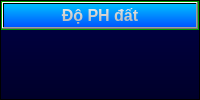
                        <widget class="QFrame" name="Top_Para_frame_2">
                         <property name="styleSheet">
                          <string notr="true">background-color: qlineargradient(spread:pad, x1:1, y1:1, x2:1, y2:0, stop:0 rgba(0, 0, 42, 255), stop:1 rgba(0, 0, 70, 255));</string>
                         </property>
                         <property name="frameShape">
                          <enum>QFrame::StyledPanel</enum>
                         </property>
                         <property name="frameShadow">
                          <enum>QFrame::Raised</enum>
                         </property>
                         <layout class="QVBoxLayout" name="verticalLayout_41">
                          <property name="spacing">
                           <number>0</number>
                          </property>
                          <property name="leftMargin">
                           <number>0</number>
                          </property>
                          <property name="topMargin">
                           <number>0</number>
                          </property>
                          <property name="rightMargin">
                           <number>0</number>
                          </property>
                          <property name="bottomMargin">
                           <number>0</number>
                          </property>
                          <item alignment="Qt::AlignTop">
                           <widget class="QFrame" name="Top_Para_frame2_header">
                            <property name="styleSheet">
                             <string notr="true">background-color: rgb(0, 200, 0);</string>
                            </property>
                            <property name="frameShape">
                             <enum>QFrame::StyledPanel</enum>
                            </property>
                            <property name="frameShadow">
                             <enum>QFrame::Raised</enum>
                            </property>
                            <layout class="QVBoxLayout" name="verticalLayout_35">
                             <property name="spacing">
                              <number>0</number>
                             </property>
                             <property name="leftMargin">
                              <number>0</number>
                             </property>
                             <property name="topMargin">
                              <number>0</number>
                             </property>
                             <property name="rightMargin">
                              <number>0</number>
                             </property>
                             <property name="bottomMargin">
                              <number>0</number>
                             </property>
                             <item>
                              <widget class="QPushButton" name="Top_Para_header2">
                               <property name="font">
                                <font>
                                 <family>Segoe UI</family>
                                 <pointsize>12</pointsize>
                                 <weight>75</weight>
                                 <bold>true</bold>
                                </font>
                               </property>
                               <property name="styleSheet">
                                <string notr="true">color: qlineargradient(spread:pad, x1:1, y1:1, x2:1, y2:0, stop:0 rgba(171, 171, 171, 255), stop:1 rgba(239, 239, 239, 255));
background-color: qlineargradient(spread:pad, x1:1, y1:1, x2:1, y2:0, stop:0 rgba(0, 85, 255, 255), stop:1 rgba(0, 192, 255, 255));</string>
                               </property>
                               <property name="text">
                                <string>Độ PH đất</string>
                               </property>
                              </widget>
                             </item>
                            </layout>
                           </widget>
                          </item>
                          <item>
                           <widget class="QFrame" name="Top_Para_frame2_body">
                            <property name="sizePolicy">
                             <sizepolicy hsizetype="Preferred" vsizetype="Expanding">
                              <horstretch>0</horstretch>
                              <verstretch>0</verstretch>
                             </sizepolicy>
                            </property>
                            <property name="styleSheet">
                             <string notr="true">background-color: rgba(0, 0, 0, 0);</string>
                            </property>
                            <property name="frameShape">
                             <enum>QFrame::StyledPanel</enum>
                            </property>
                            <property name="frameShadow">
                             <enum>QFrame::Raised</enum>
                            </property>
                            <widget class="QSlider" name="verticalSlider_2">
                             <property name="geometry">
                              <rect>
                               <x>770</x>
                               <y>20</y>
                               <width>22</width>
                               <height>281</height>
                              </rect>
                             </property>
                             <property name="orientation">
                              <enum>Qt::Vertical</enum>
                             </property>
                            </widget>
                            <widget class="QLabel" name="label_18">
                             <property name="geometry">
                              <rect>
                               <x>80</x>
                               <y>120</y>
                               <width>621</width>
                               <height>31</height>
                              </rect>
                             </property>
                             <property name="styleSheet">
                              <string notr="true">	background-color: qlineargradient(spread:reflect, x1:0, y1:0.5, x2:1, y2:0.5, stop:0.0823353 rgba(255, 0, 0, 255), stop:0.0838323 rgba(255, 82, 0, 255), stop:0.137725 rgba(245, 102, 0, 255), stop:0.154192 rgba(245, 102, 0, 255), stop:0.158683 rgba(221, 117, 0, 255), stop:0.221557 rgba(235, 146, 0, 255), stop:0.224551 rgba(255, 235, 0, 255), stop:0.29491 rgba(254, 237, 5, 255), stop:0.306886 rgba(181, 209, 2, 255), stop:0.389222 rgba(181, 209, 2, 255), stop:0.392216 rgba(137, 195, 23, 255), stop:0.473054 rgba(137, 195, 23, 255), stop:0.474551 rgba(90, 182, 51, 255), stop:0.580838 rgba(90, 182, 51, 255), stop:0.585329 rgba(66, 168, 60, 255), stop:0.687126 rgba(68, 168, 60, 255), stop:0.69012 rgba(58, 180, 97, 255), stop:0.79491 rgba(58, 180, 97, 255), stop:0.797904 rgba(49, 183, 184, 255), stop:0.911677 rgba(49, 183, 184, 255), stop:0.913174 rgba(74, 142, 209, 255), stop:1 rgba(74, 142, 209, 255));</string>
                             </property>
                             <property name="text">
                              <string/>
                             </property>
                            </widget>
                            <widget class="QPushButton" name="p2">
                             <property name="geometry">
                              <rect>
                               <x>40</x>
                               <y>140</y>
                               <width>91</width>
                               <height>81</height>
                              </rect>
                             </property>
                             <property name="text">
                              <string/>
                             </property>
                             <property name="icon">
                              <iconset>
                               <normaloff>C:/Users/khoat/Downloads/pngtree-up-direction-arrow-icon-png-image_971517-removebg-preview (1).png</normaloff>C:/Users/khoat/Downloads/pngtree-up-direction-arrow-icon-png-image_971517-removebg-preview (1).png</iconset>
                             </property>
                             <property name="iconSize">
                              <size>
                               <width>45</width>
                               <height>38</height>
                              </size>
                             </property>
                            </widget>
                            <widget class="QLabel" name="p1">
                             <property name="geometry">
                              <rect>
                               <x>100</x>
                               <y>150</y>
                               <width>101</width>
                               <height>71</height>
                              </rect>
                             </property>
                             <property name="font">
                              <font>
                               <family>Segoe UI</family>
                               <pointsize>10</pointsize>
                              </font>
                             </property>
                             <property name="styleSheet">
                              <string notr="true">color: rgb(255, 255, 255);</string>
                             </property>
                             <property name="text">
                              <string>PH:</string>
                             </property>
                            </widget>
                            <widget class="QPushButton" name="pushButton_2">
                             <property name="geometry">
                              <rect>
                               <x>85</x>
                               <y>70</y>
                               <width>93</width>
                               <height>51</height>
                              </rect>
                             </property>
                             <property name="text">
                              <string/>
                             </property>
                             <property name="icon">
                              <iconset>
                               <normaloff>C:/Users/khoat/Downloads/pngtree-up-direction-arrow-icon-png-image_971517-removebg-preview-removebg-preview.png</normaloff>C:/Users/khoat/Downloads/pngtree-up-direction-arrow-icon-png-image_971517-removebg-preview-removebg-preview.png</iconset>
                             </property>
                             <property name="iconSize">
                              <size>
                               <width>30</width>
                               <height>30</height>
                              </size>
                             </property>
                            </widget>
                            <widget class="QPushButton" name="pushButton_3">
                             <property name="geometry">
                              <rect>
                               <x>130</x>
                               <y>70</y>
                               <width>93</width>
                               <height>51</height>
                              </rect>
                             </property>
                             <property name="text">
                              <string/>
                             </property>
                             <property name="icon">
                              <iconset>
                               <normaloff>C:/Users/khoat/Downloads/pngtree-up-direction-arrow-icon-png-image_971517-removebg-preview-removebg-preview.png</normaloff>C:/Users/khoat/Downloads/pngtree-up-direction-arrow-icon-png-image_971517-removebg-preview-removebg-preview.png</iconset>
                             </property>
                             <property name="iconSize">
                              <size>
                               <width>30</width>
                               <height>30</height>
                              </size>
                             </property>
                            </widget>
                            <widget class="QPushButton" name="pushButton_4">
                             <property name="geometry">
                              <rect>
                               <x>170</x>
                               <y>70</y>
                               <width>93</width>
                               <height>51</height>
                              </rect>
                             </property>
                             <property name="text">
                              <string/>
                             </property>
                             <property name="icon">
                              <iconset>
                               <normaloff>C:/Users/khoat/Downloads/pngtree-up-direction-arrow-icon-png-image_971517-removebg-preview-removebg-preview.png</normaloff>C:/Users/khoat/Downloads/pngtree-up-direction-arrow-icon-png-image_971517-removebg-preview-removebg-preview.png</iconset>
                             </property>
                             <property name="iconSize">
                              <size>
                               <width>30</width>
                               <height>30</height>
                              </size>
                             </property>
                            </widget>
                            <widget class="QPushButton" name="pushButton_5">
                             <property name="geometry">
                              <rect>
                               <x>220</x>
                               <y>70</y>
                               <width>93</width>
                               <height>51</height>
                              </rect>
                             </property>
                             <property name="text">
                              <string/>
                             </property>
                             <property name="icon">
                              <iconset>
                               <normaloff>C:/Users/khoat/Downloads/pngtree-up-direction-arrow-icon-png-image_971517-removebg-preview-removebg-preview.png</normaloff>C:/Users/khoat/Downloads/pngtree-up-direction-arrow-icon-png-image_971517-removebg-preview-removebg-preview.png</iconset>
                             </property>
                             <property name="iconSize">
                              <size>
                               <width>30</width>
                               <height>30</height>
                              </size>
                             </property>
                            </widget>
                            <widget class="QPushButton" name="pushButton_6">
                             <property name="geometry">
                              <rect>
                               <x>270</x>
                               <y>70</y>
                               <width>93</width>
                               <height>51</height>
                              </rect>
                             </property>
                             <property name="text">
                              <string/>
                             </property>
                             <property name="icon">
                              <iconset>
                               <normaloff>C:/Users/khoat/Downloads/pngtree-up-direction-arrow-icon-png-image_971517-removebg-preview-removebg-preview.png</normaloff>C:/Users/khoat/Downloads/pngtree-up-direction-arrow-icon-png-image_971517-removebg-preview-removebg-preview.png</iconset>
                             </property>
                             <property name="iconSize">
                              <size>
                               <width>30</width>
                               <height>30</height>
                              </size>
                             </property>
                            </widget>
                            <widget class="QPushButton" name="pushButton_7">
                             <property name="geometry">
                              <rect>
                               <x>330</x>
                               <y>70</y>
                               <width>93</width>
                               <height>51</height>
                              </rect>
                             </property>
                             <property name="text">
                              <string/>
                             </property>
                             <property name="icon">
                              <iconset>
                               <normaloff>C:/Users/khoat/Downloads/pngtree-up-direction-arrow-icon-png-image_971517-removebg-preview-removebg-preview.png</normaloff>C:/Users/khoat/Downloads/pngtree-up-direction-arrow-icon-png-image_971517-removebg-preview-removebg-preview.png</iconset>
                             </property>
                             <property name="iconSize">
                              <size>
                               <width>30</width>
                               <height>30</height>
                              </size>
                             </property>
                            </widget>
                            <widget class="QPushButton" name="pushButton_8">
                             <property name="geometry">
                              <rect>
                               <x>390</x>
                               <y>70</y>
                               <width>93</width>
                               <height>51</height>
                              </rect>
                             </property>
                             <property name="text">
                              <string/>
                             </property>
                             <property name="icon">
                              <iconset>
                               <normaloff>C:/Users/khoat/Downloads/pngtree-up-direction-arrow-icon-png-image_971517-removebg-preview-removebg-preview.png</normaloff>C:/Users/khoat/Downloads/pngtree-up-direction-arrow-icon-png-image_971517-removebg-preview-removebg-preview.png</iconset>
                             </property>
                             <property name="iconSize">
                              <size>
                               <width>30</width>
                               <height>30</height>
                              </size>
                             </property>
                            </widget>
                            <widget class="QPushButton" name="pushButton_9">
                             <property name="geometry">
                              <rect>
                               <x>460</x>
                               <y>70</y>
                               <width>93</width>
                               <height>51</height>
                              </rect>
                             </property>
                             <property name="text">
                              <string/>
                             </property>
                             <property name="icon">
                              <iconset>
                               <normaloff>C:/Users/khoat/Downloads/pngtree-up-direction-arrow-icon-png-image_971517-removebg-preview-removebg-preview.png</normaloff>C:/Users/khoat/Downloads/pngtree-up-direction-arrow-icon-png-image_971517-removebg-preview-removebg-preview.png</iconset>
                             </property>
                             <property name="iconSize">
                              <size>
                               <width>30</width>
                               <height>30</height>
                              </size>
                             </property>
                            </widget>
                            <widget class="QPushButton" name="pushButton_10">
                             <property name="geometry">
                              <rect>
                               <x>530</x>
                               <y>70</y>
                               <width>93</width>
                               <height>51</height>
                              </rect>
                             </property>
                             <property name="text">
                              <string/>
                             </property>
                             <property name="icon">
                              <iconset>
                               <normaloff>C:/Users/khoat/Downloads/pngtree-up-direction-arrow-icon-png-image_971517-removebg-preview-removebg-preview.png</normaloff>C:/Users/khoat/Downloads/pngtree-up-direction-arrow-icon-png-image_971517-removebg-preview-removebg-preview.png</iconset>
                             </property>
                             <property name="iconSize">
                              <size>
                               <width>30</width>
                               <height>30</height>
                              </size>
                             </property>
                            </widget>
                            <widget class="QPushButton" name="pushButton_11">
                             <property name="geometry">
                              <rect>
                               <x>600</x>
                               <y>70</y>
                               <width>93</width>
                               <height>51</height>
                              </rect>
                             </property>
                             <property name="text">
                              <string/>
                             </property>
                             <property name="icon">
                              <iconset>
                               <normaloff>C:/Users/khoat/Downloads/pngtree-up-direction-arrow-icon-png-image_971517-removebg-preview-removebg-preview.png</normaloff>C:/Users/khoat/Downloads/pngtree-up-direction-arrow-icon-png-image_971517-removebg-preview-removebg-preview.png</iconset>
                             </property>
                             <property name="iconSize">
                              <size>
                               <width>30</width>
                               <height>30</height>
                              </size>
                             </property>
                            </widget>
                            <widget class="QPushButton" name="pushButton_12">
                             <property name="geometry">
                              <rect>
                               <x>30</x>
                               <y>70</y>
                               <width>93</width>
                               <height>51</height>
                              </rect>
                             </property>
                             <property name="text">
                              <string/>
                             </property>
                             <property name="icon">
                              <iconset>
                               <normaloff>C:/Users/khoat/Downloads/pngtree-up-direction-arrow-icon-png-image_971517-removebg-preview-removebg-preview.png</normaloff>C:/Users/khoat/Downloads/pngtree-up-direction-arrow-icon-png-image_971517-removebg-preview-removebg-preview.png</iconset>
                             </property>
                             <property name="iconSize">
                              <size>
                               <width>30</width>
                               <height>30</height>
                              </size>
                             </property>
                            </widget>
                            <widget class="QPushButton" name="pushButton_13">
                             <property name="geometry">
                              <rect>
                               <x>660</x>
                               <y>70</y>
                               <width>93</width>
                               <height>51</height>
                              </rect>
                             </property>
                             <property name="text">
                              <string/>
                             </property>
                             <property name="icon">
                              <iconset>
                               <normaloff>C:/Users/khoat/Downloads/pngtree-up-direction-arrow-icon-png-image_971517-removebg-preview-removebg-preview.png</normaloff>C:/Users/khoat/Downloads/pngtree-up-direction-arrow-icon-png-image_971517-removebg-preview-removebg-preview.png</iconset>
                             </property>
                             <property name="iconSize">
                              <size>
                               <width>30</width>
                               <height>30</height>
                              </size>
                             </property>
                            </widget>
                            <widget class="QLabel" name="label_26">
                             <property name="geometry">
                              <rect>
                               <x>80</x>
                               <y>230</y>
                               <width>191</width>
                               <height>31</height>
                              </rect>
                             </property>
                             <property name="font">
                              <font>
                               <family>Segoe UI</family>
                               <pointsize>10</pointsize>
                              </font>
                             </property>
                             <property name="styleSheet">
                              <string notr="true">color: rgb(255, 255, 255);</string>
                             </property>
                             <property name="text">
                              <string>Độ PH hiện tại là: </string>
                             </property>
                            </widget>
                           </widget>
                          </item>
                         </layout>
                        </widget>
